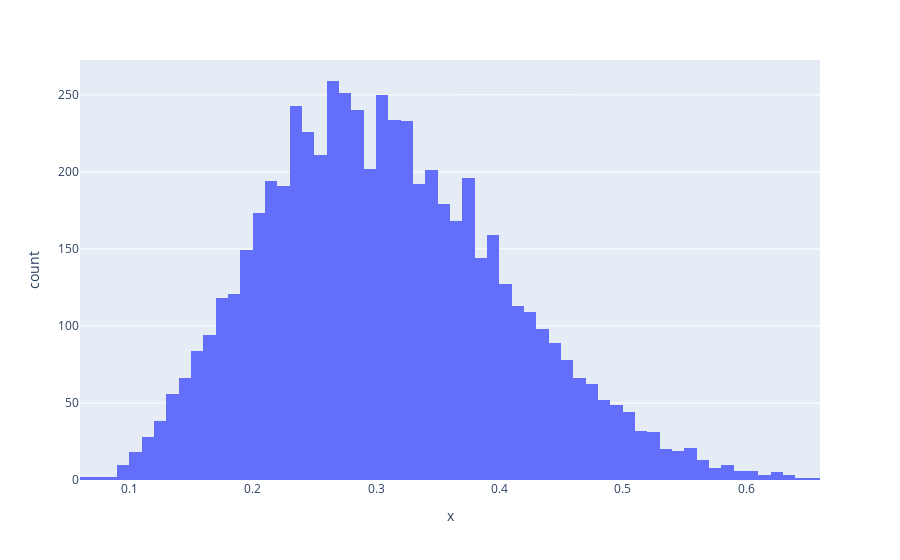

Notebook cell for this chart:
### Code cell
def plot_preds():
    x_vec = X_train[keep_features].sample(1).values
    x_vec_plus_int = np.concatenate([[1], x_vec.reshape(-1,)])
    z_vec = x_vec_plus_int @ all_coef_samples
    log_vec = list(1 / (1 + np.exp(-z_vec)))
    print(np.mean(log_vec))
    fig = px.histogram(x=log_vec)
    fig.show()

plot_preds()

### Figure 1 — Plotly figure (JSON) as saved in the notebook; plotly's stock layout.template omitted (floating-point values rounded to 4 significant figures; data arrays with more than 128 entries replaced by an {"elided": "..."} marker saying what was removed)
{"data": [{"alignmentgroup": "True", "bingroup": "x", "hovertemplate": "x=%{x}<br>count=%{y}<extra></extra>", "legendgroup": "", "marker": {"color": "#636efa"}, "name": "", "offsetgroup": "", "orientation": "v", "showlegend": false, "type": "histogram", "x": {"elided": "6000 float values"}, "xaxis": "x", "yaxis": "y"}], "layout": {"barmode": "relative", "legend": {"tracegroupgap": 0}, "margin": {"t": 60}, "xaxis": {"anchor": "y", "domain": [0, 1], "title": {"text": "x"}}, "yaxis": {"anchor": "x", "domain": [0, 1], "title": {"text": "count"}}}}
